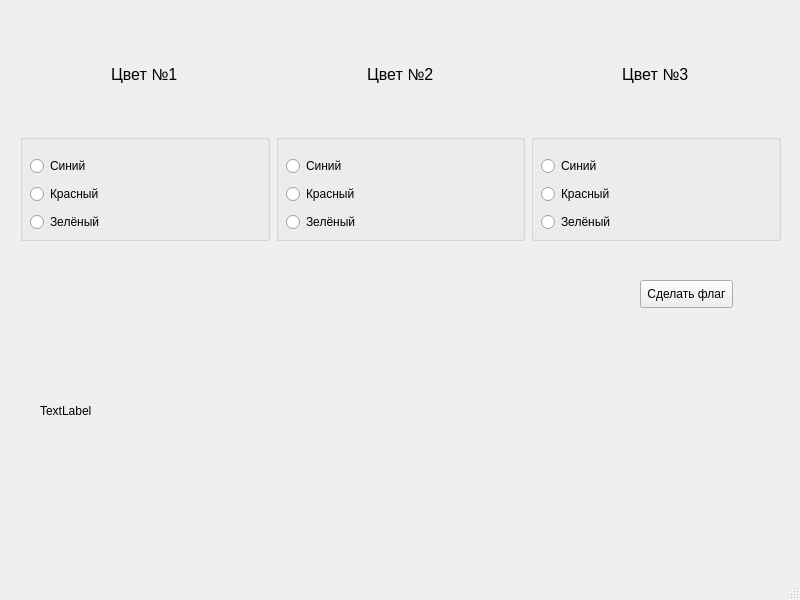
<?xml version="1.0" encoding="UTF-8"?>
<ui version="4.0">
 <class>MainWindow</class>
 <widget class="QMainWindow" name="MainWindow">
  <property name="geometry">
   <rect>
    <x>0</x>
    <y>0</y>
    <width>800</width>
    <height>600</height>
   </rect>
  </property>
  <property name="windowTitle">
   <string>MainWindow</string>
  </property>
  <widget class="QWidget" name="centralwidget">
   <widget class="QWidget" name="horizontalLayoutWidget">
    <property name="geometry">
     <rect>
      <x>20</x>
      <y>20</y>
      <width>761</width>
      <height>221</height>
     </rect>
    </property>
    <layout class="QHBoxLayout" name="horizontalLayout">
     <item>
      <layout class="QVBoxLayout" name="verticalLayout_2">
       <item alignment="Qt::AlignHCenter">
        <widget class="QLabel" name="label">
         <property name="font">
          <font>
           <pointsize>12</pointsize>
          </font>
         </property>
         <property name="text">
          <string>Цвет №1</string>
         </property>
        </widget>
       </item>
       <item>
        <widget class="QGroupBox" name="groupBox_3">
         <property name="title">
          <string/>
         </property>
         <widget class="QWidget" name="verticalLayoutWidget_4">
          <property name="geometry">
           <rect>
            <x>10</x>
            <y>20</y>
            <width>160</width>
            <height>80</height>
           </rect>
          </property>
          <layout class="QVBoxLayout" name="verticalLayout_4">
           <item>
            <widget class="QRadioButton" name="blue_1">
             <property name="text">
              <string>Синий</string>
             </property>
            </widget>
           </item>
           <item>
            <widget class="QRadioButton" name="red_1">
             <property name="text">
              <string>Красный</string>
             </property>
            </widget>
           </item>
           <item>
            <widget class="QRadioButton" name="green_1">
             <property name="text">
              <string>Зелёный</string>
             </property>
            </widget>
           </item>
          </layout>
         </widget>
        </widget>
       </item>
      </layout>
     </item>
     <item>
      <layout class="QVBoxLayout" name="verticalLayout_3">
       <item alignment="Qt::AlignHCenter">
        <widget class="QLabel" name="label_2">
         <property name="font">
          <font>
           <pointsize>12</pointsize>
          </font>
         </property>
         <property name="text">
          <string>Цвет №2</string>
         </property>
        </widget>
       </item>
       <item>
        <widget class="QGroupBox" name="groupBox_2">
         <property name="title">
          <string/>
         </property>
         <widget class="QWidget" name="verticalLayoutWidget_7">
          <property name="geometry">
           <rect>
            <x>10</x>
            <y>20</y>
            <width>160</width>
            <height>80</height>
           </rect>
          </property>
          <layout class="QVBoxLayout" name="verticalLayout_7">
           <item>
            <widget class="QRadioButton" name="blue_2">
             <property name="text">
              <string>Синий</string>
             </property>
            </widget>
           </item>
           <item>
            <widget class="QRadioButton" name="red_2">
             <property name="text">
              <string>Красный</string>
             </property>
            </widget>
           </item>
           <item>
            <widget class="QRadioButton" name="green_2">
             <property name="text">
              <string>Зелёный</string>
             </property>
            </widget>
           </item>
          </layout>
         </widget>
        </widget>
       </item>
      </layout>
     </item>
     <item>
      <layout class="QVBoxLayout" name="verticalLayout">
       <item alignment="Qt::AlignHCenter">
        <widget class="QLabel" name="label_3">
         <property name="font">
          <font>
           <pointsize>12</pointsize>
          </font>
         </property>
         <property name="text">
          <string>Цвет №3</string>
         </property>
        </widget>
       </item>
       <item>
        <widget class="QGroupBox" name="groupBox">
         <property name="title">
          <string/>
         </property>
         <widget class="QWidget" name="verticalLayoutWidget_8">
          <property name="geometry">
           <rect>
            <x>10</x>
            <y>20</y>
            <width>160</width>
            <height>80</height>
           </rect>
          </property>
          <layout class="QVBoxLayout" name="verticalLayout_8">
           <item>
            <widget class="QRadioButton" name="blue_3">
             <property name="text">
              <string>Синий</string>
             </property>
            </widget>
           </item>
           <item>
            <widget class="QRadioButton" name="red_3">
             <property name="text">
              <string>Красный</string>
             </property>
            </widget>
           </item>
           <item>
            <widget class="QRadioButton" name="green_3">
             <property name="text">
              <string>Зелёный</string>
             </property>
            </widget>
           </item>
          </layout>
         </widget>
        </widget>
       </item>
      </layout>
     </item>
    </layout>
   </widget>
   <widget class="QPushButton" name="make_flag">
    <property name="geometry">
     <rect>
      <x>640</x>
      <y>280</y>
      <width>93</width>
      <height>28</height>
     </rect>
    </property>
    <property name="text">
     <string>Сделать флаг</string>
    </property>
   </widget>
   <widget class="QLabel" name="result">
    <property name="geometry">
     <rect>
      <x>40</x>
      <y>395</y>
      <width>471</width>
      <height>31</height>
     </rect>
    </property>
    <property name="text">
     <string>TextLabel</string>
    </property>
   </widget>
  </widget>
  <widget class="QMenuBar" name="menubar">
   <property name="geometry">
    <rect>
     <x>0</x>
     <y>0</y>
     <width>800</width>
     <height>26</height>
    </rect>
   </property>
  </widget>
  <widget class="QStatusBar" name="statusbar"/>
 </widget>
 <resources/>
 <connections/>
</ui>
